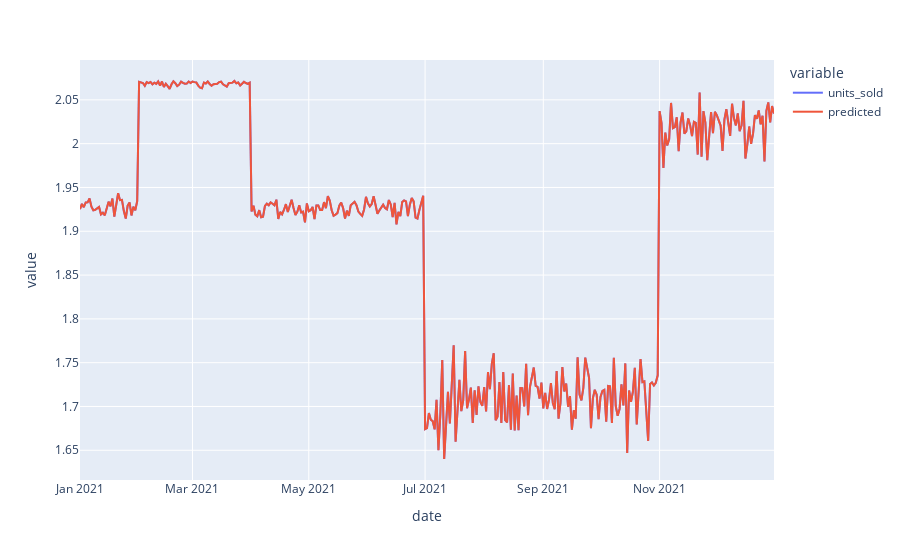

Notebook code cell kept with this figure:
### Code cell
plot_predictions(model2, df_sales)

### Figure 1 — Plotly figure (JSON) as saved in the notebook; plotly's stock layout.template omitted (floating-point values rounded to 4 significant figures; data arrays with more than 128 entries replaced by an {"elided": "..."} marker saying what was removed)
{"data": [{"hovertemplate": "variable=units_sold<br>date=%{x}<br>value=%{y}<extra></extra>", "legendgroup": "units_sold", "line": {"color": "#636efa", "dash": "solid"}, "marker": {"symbol": "circle"}, "mode": "lines", "name": "units_sold", "orientation": "v", "showlegend": true, "type": "scatter", "x": {"elided": "365 str values"}, "xaxis": "x", "y": {"elided": "365 float values"}, "yaxis": "y"}, {"hovertemplate": "variable=predicted<br>date=%{x}<br>value=%{y}<extra></extra>", "legendgroup": "predicted", "line": {"color": "#EF553B", "dash": "solid"}, "marker": {"symbol": "circle"}, "mode": "lines", "name": "predicted", "orientation": "v", "showlegend": true, "type": "scatter", "x": {"elided": "365 str values"}, "xaxis": "x", "y": {"elided": "365 float values"}, "yaxis": "y"}], "layout": {"legend": {"title": {"text": "variable"}, "tracegroupgap": 0}, "margin": {"t": 60}, "xaxis": {"anchor": "y", "domain": [0, 1], "title": {"text": "date"}}, "yaxis": {"anchor": "x", "domain": [0, 1], "title": {"text": "value"}}}}
